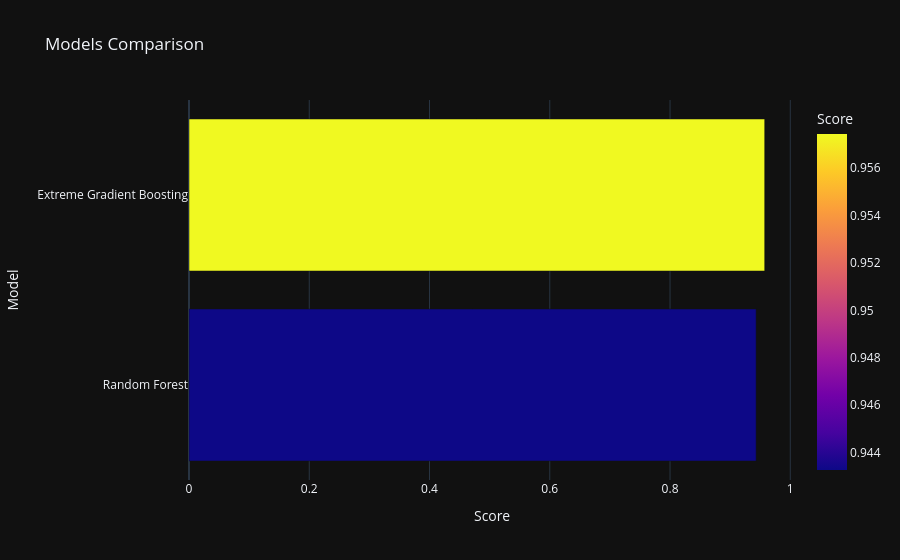

Notebook cell for this chart:
### Code cell
import plotly.express as px

px.bar(data_frame = models, x = 'Score', y = 'Model', color = 'Score', template = 'plotly_dark',
       title = 'Models Comparison')

### Figure 1 — Plotly figure (JSON) as saved in the notebook; plotly's stock layout.template omitted (floating-point values rounded to 4 significant figures)
{"data": [{"alignmentgroup": "True", "hovertemplate": "Score=%{marker.color}<br>Model=%{y}<extra></extra>", "legendgroup": "", "marker": {"color": [0.9433, 0.9574], "coloraxis": "coloraxis", "pattern": {"shape": ""}}, "name": "", "offsetgroup": "", "orientation": "h", "showlegend": false, "textposition": "auto", "type": "bar", "x": [0.9433, 0.9574], "xaxis": "x", "y": ["Random Forest", "Extreme Gradient Boosting"], "yaxis": "y"}], "layout": {"barmode": "relative", "coloraxis": {"colorbar": {"title": {"text": "Score"}}, "colorscale": [[0, "#0d0887"], [0.1111, "#46039f"], [0.2222, "#7201a8"], [0.3333, "#9c179e"], [0.4444, "#bd3786"], [0.5556, "#d8576b"], [0.6667, "#ed7953"], [0.7778, "#fb9f3a"], [0.8889, "#fdca26"], [1, "#f0f921"]]}, "legend": {"tracegroupgap": 0}, "title": {"text": "Models Comparison"}, "xaxis": {"anchor": "y", "domain": [0, 1], "title": {"text": "Score"}}, "yaxis": {"anchor": "x", "domain": [0, 1], "title": {"text": "Model"}}}}
